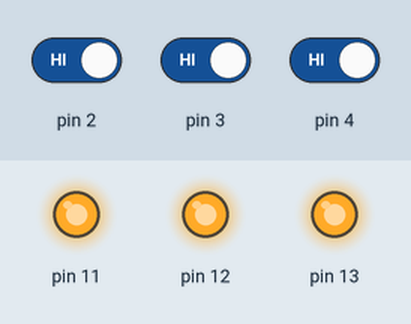
Simulated run of this sketch. Board: Arduino Uno, built with avr-gcc and run on an emulated ATmega328P. Parts: output pins drawn as LEDs (lit = HIGH). The test bench sets the inputs (shaded band); at power-on: pin 4 HIGH, pin 3 HIGH, pin 2 HIGH.

Above: at 1.2 s.
1.3 s: pin 4 driven LOW
At 1.6 s:
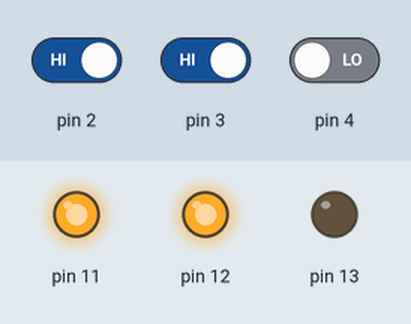
2.8 s: pin 3 driven LOW
At 4.0 s:
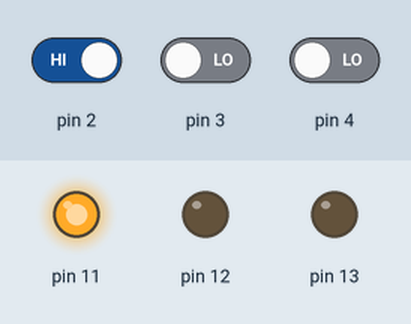
4.3 s: pin 2 driven LOW
At 5.1 s:
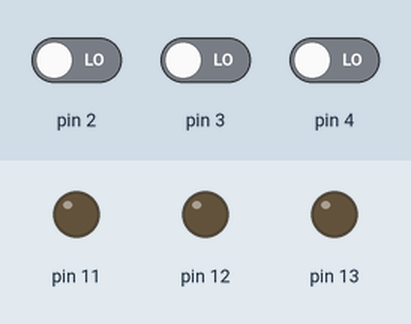
5.8 s: pin 2 driven HIGH
At 6.2 s:
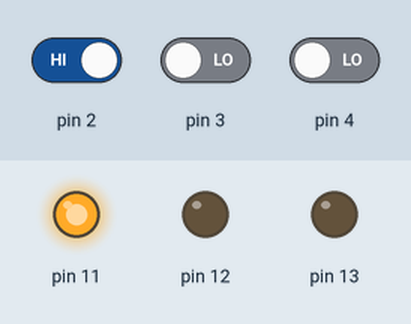
7.3 s: pin 3 driven HIGH
At 8.6 s:
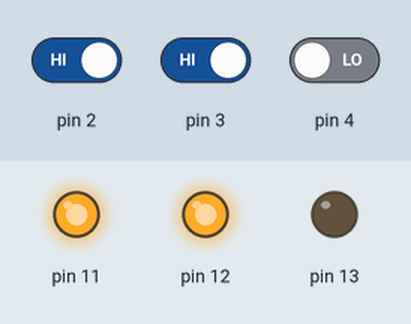
Timing chart, 0 to 9.8 s (numbered marks = the images above; inputs shaded):
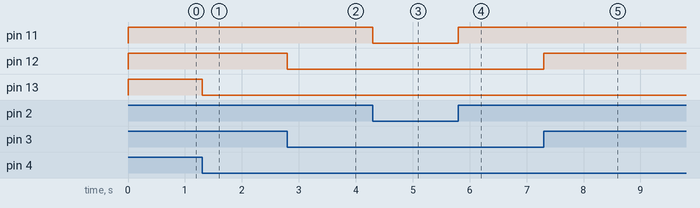

Measured:
- after the input at 1.3 s, pin 13: HIGH → LOW at once
- after the input at 2.8 s, pin 12: HIGH → LOW at once
- after the input at 4.3 s, pin 11: HIGH → LOW at once
- after the input at 5.8 s, pin 11: LOW → HIGH at once
- after the input at 7.3 s, pin 12: LOW → HIGH at once

The sketch:

waterlevel_indicator.ino
```cpp
void setup() {

pinMode(2,INPUT);
pinMode(3,INPUT);
pinMode(4,INPUT);
pinMode(13,OUTPUT);
pinMode(12,OUTPUT);
pinMode(11,OUTPUT);


}

void loop() {
int level1=digitalRead(2);
int level2=digitalRead(3);
int level3=digitalRead(4);
if(level1==0 & level2==0 & level3==0)
  {
    digitalWrite(11,0);
    digitalWrite(12,0);
    digitalWrite(13,0);

  }
if(level1==1 & level2==0 & level3==0)
  {
    digitalWrite(11,1);
    digitalWrite(12,0);
    digitalWrite(13,0);

  }

  if(level1==1 & level2==1 & level3==0)
  {
    digitalWrite(11,1);
    digitalWrite(12,1);
    digitalWrite(13,0);
  }

  if(level1==1 & level2==1 & level3==1)
  {
    digitalWrite(11,1);
    digitalWrite(12,1);
    digitalWrite(13,1);
  }

}
```
